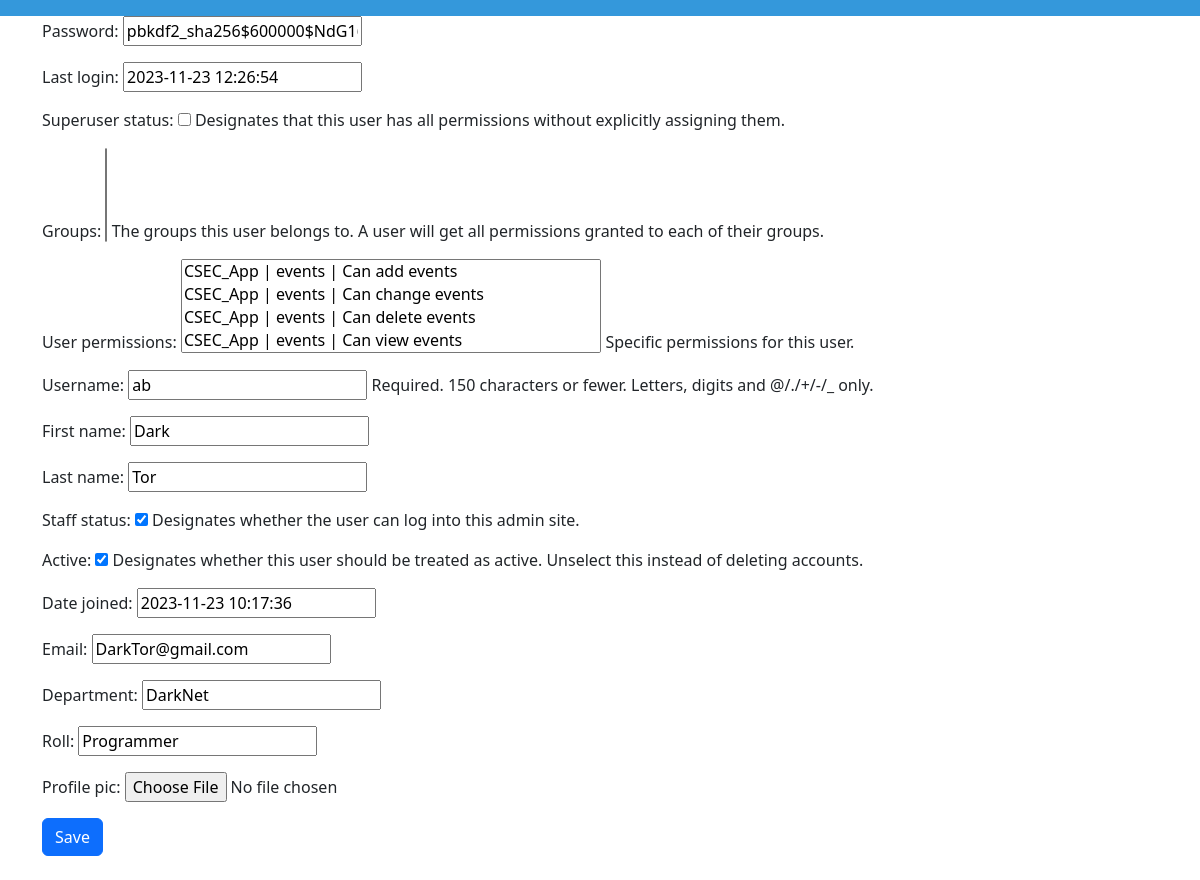
The app's page /edit_member/9, older data.
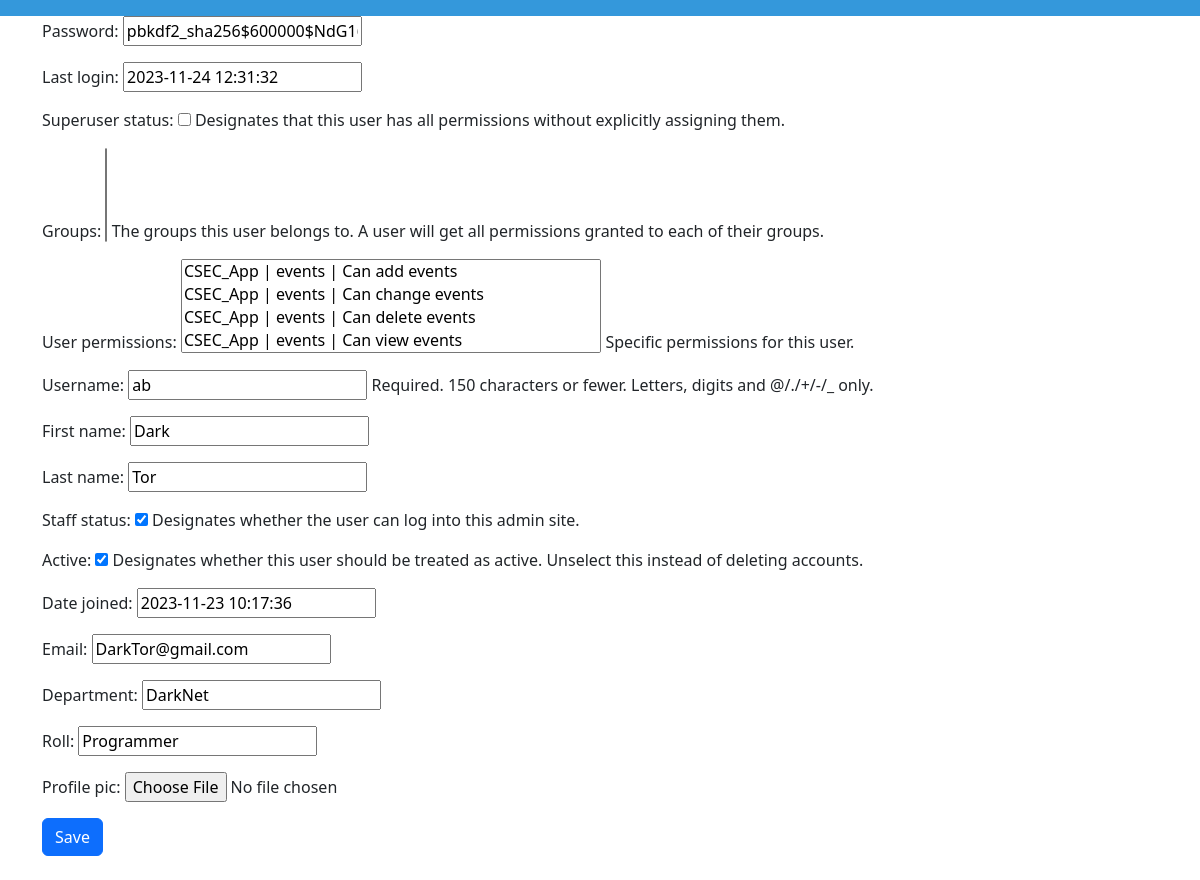
The same page, newer data.
### CSEC_App/models.py (models this page shows, shortened)
class Members(AbstractUser):
    email=models.EmailField(unique=True)
    department=models.CharField(max_length=100)
    Roll=models.CharField(max_length=200)
    profile_pic=models.ImageField(upload_to='profile_image')
    class Meta:
        verbose_name_plural='Members'

### CSEC_App/views.py (the view)
# urls.py: path('edit_member/<int:pk>',EditMemberProfile.as_view(),name='editmember'),
class EditMemberProfile(UpdateView):
    model=Members
    fields='__all__'
    template_name='edit_member_profile.html'
    success_url=reverse_lazy('homepage')

### CSEC_App/templates/edit_member_profile.html (shortened to what this page needs)
{% extends 'base.html' %}
{% block content %}
<form method='Post'>
    {{form.as_p}}
    <button type="submit" class="btn btn-primary btn-block mb-4">Save</button>
</form>
{% endblock content %}

Row changes from the older to the newer data that the page shows:
changed Members "ab": last_login "2023-11-23 12:26:54" → "2023-11-24 12:31:32"
